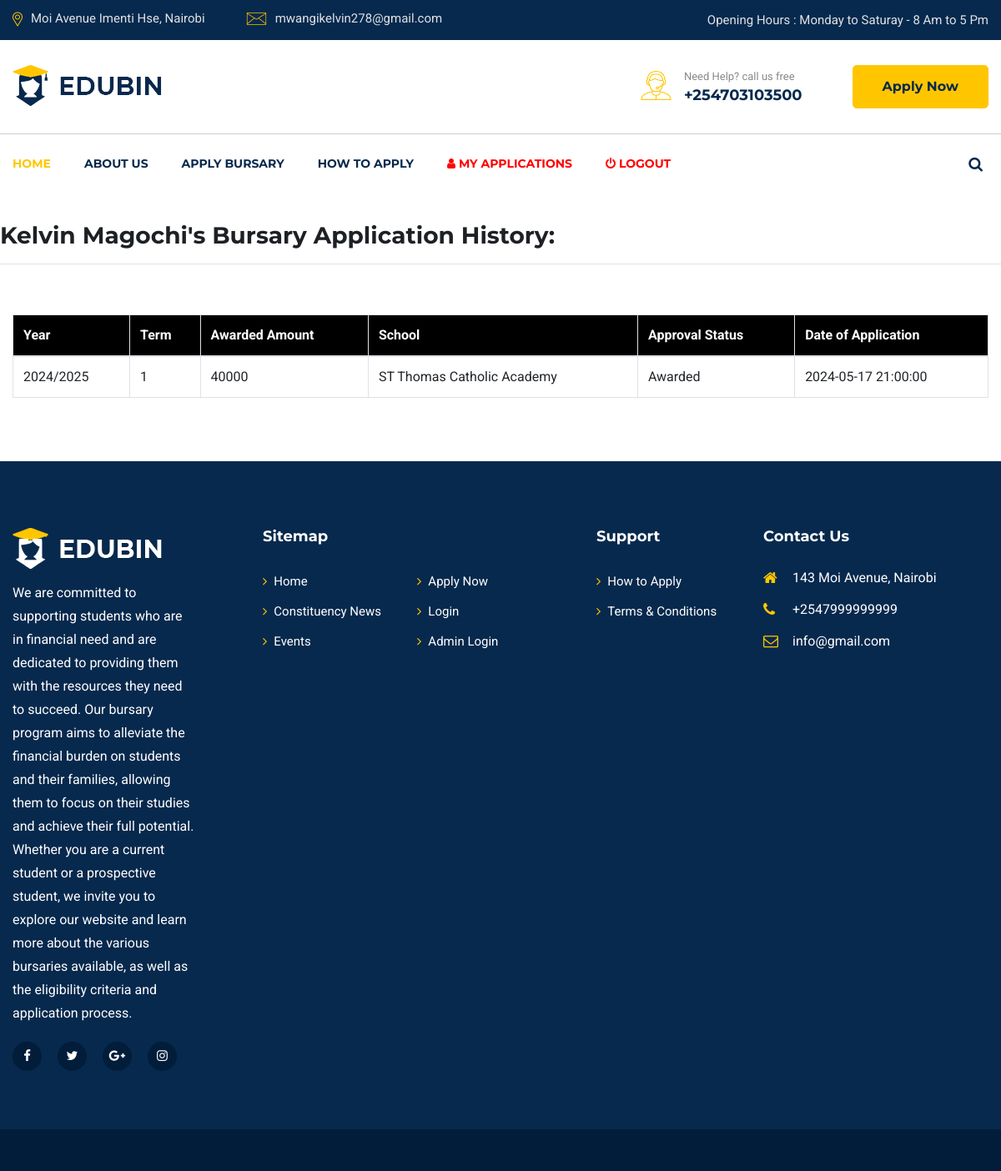
Page /my-applications.php (signed in) on the committed database.
### tables this page shows
CREATE TABLE `bursary` (
  `bursary_id` int(11) NOT NULL,
  `name` varchar(255) NOT NULL,
  `phone` varchar(255) NOT NULL,
  `gender` varchar(23) NOT NULL,
  `address` varchar(350) NOT NULL,
  `file_attachment` varchar(255) NOT NULL,
  `photo` varchar(255) NOT NULL,
  `school` varchar(255) NOT NULL,
  `admission_no` varchar(255) NOT NULL,
  `ward` varchar(255) NOT NULL,
  `year` varchar(255) NOT NULL,
  `term` varchar(255) NOT NULL,
  `disability` varchar(255) NOT NULL,
  `orphaned` varchar(255) NOT NULL,
  `reason` varchar(1200) NOT NULL,
  `username` varchar(255) NOT NULL,
  `password` varchar(255) NOT NULL,
  `date_of_appication` timestamp NULL DEFAULT CURRENT_TIMESTAMP,
  `amount_awarded` int(11) DEFAULT NULL,
  `application_status` varchar(100) DEFAULT NULL
);

### admin/includes/classes/class.DB.php (called while the page is built)
<?php
 class DB{
 static function connect(){
 $host='localhost';
 $dbuser='root';
 $dbpass='';
 $dbname='bursary_op';
 try{
$con=new PDO('mysql:host='.$host.';dbname='.$dbname,$dbuser,$dbpass);
$con->setAttribute(PDO::ATTR_ERRMODE,PDO::ERRMODE_EXCEPTION);
 return $con;
 } catch(PDOException $e){ die('Oops! database error: '.$e); }
}
 }
  ?>

### admin/includes/classes/class.bursary.php (called while the page is built, shortened)
<?php
 class bursary{
static function search_marched_bursary($col,$value,$start='0',$limit='1000'){
$q='select * from bursary where '.$col.'=:col limit'.' '.$start.','.$limit;
 $data=array();
$stmt=DB::connect()->prepare($q);
$stmt->bindParam(':col',$value);
$stmt->execute();
 while($s=$stmt->fetch(PDO::FETCH_ASSOC)){
 array_push($data,$s); }
 return $data;
}
 }
  ?>

### my-applications.php (the view, shortened to what this page needs)
<?php include_once("head.php");
$current=bursary::search_marched_bursary("username",$_SESSION['student']);
?>
<div style="margin-top: 34px;" class="page-header"><h3> <?php echo $current[0]['name'] ?>'s Bursary Application History: </h3></div>
<hr>
<div class="row" style="margin: 5% auto;">
	<div class="col-sm-12 col-md-12 col-xs-12 col-lg-12">
		<div class="table-responsive">
			<table class="table table-bordered table-stripped">
				<thead>
					<tr style="background:black;color: white;"><th>Year</th> <th>Term</th> <th>Awarded Amount</th> <th>School</th> <th>Approval Status</th> <th>Date of Application</th></tr>
				</thead>
				<tbody>
				<?php for ($i=0; $i < count($current); $i++) {
				 ?>
					<tr>
						<td><?php echo $current[$i]['year']; ?></td>
						<td><?php echo $current[$i]['term']; ?></td>
						<td><?php echo $current[$i]['amount_awarded']; ?></td>
						<td><?php echo $current[$i]['school']; ?></td>
						<td><?php if (!empty($current[$i]['application_status'])) {
					echo $current[$i]['application_status'];
				}else{ echo "<span class='badge badge-danger'>PENDING REVIEW</span>"; } ?></td>
						<td><?php echo $current[$i]['date_of_appication']; ?></td>
					</tr>
				<?php } ?>
				</tbody>
			</table>
		</div>
	</div>
</div>
<?php include_once("foot.php"); ?>

### css/style.css (style rules this page uses)
body { font-family: 'Roboto', sans-serif; font-weight: 400; font-style: normal; -webkit-font-smoothing: antialiased; -moz-osx-font-smoothing: grayscale; }
h1, h2, h3, h4, h5, h6 { font-family: 'Montserrat', sans-serif; font-weight: 700; color: #1d2025; margin: 0px; }
h3 { font-size: 28px; }

### rows in the picture
bursary: name "Kelvin Magochi", year "2024/2025", term "1", amount_awarded "40000", school "ST Thomas Catholic Academy", application_status "Awarded", date_of_appication "2024-05-17 21:00:00"
